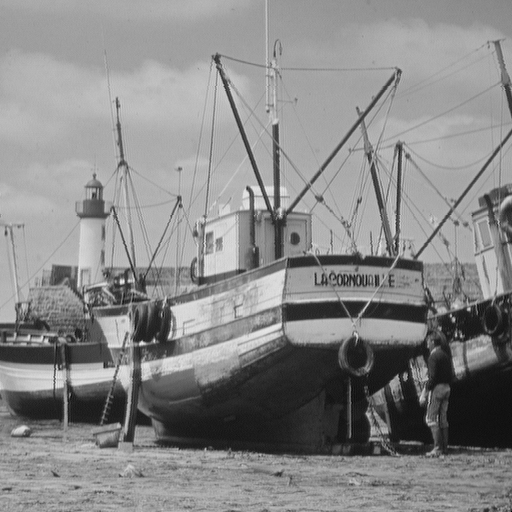
#> input picture boat.bmp, 512 x 512 px
$ python 13.2.py
#> lines starting #> are read from the running program, lines starting #| are printed output that depends on the picture
import cv2
import matplotlib.pyplot as plt

o = cv2.imread("../boat.bmp")
#> o is the input picture: shape (512, 512, 3); min 0, max 239, mean 136.1
plt.hist(o.ravel(), 16)
plt.show()
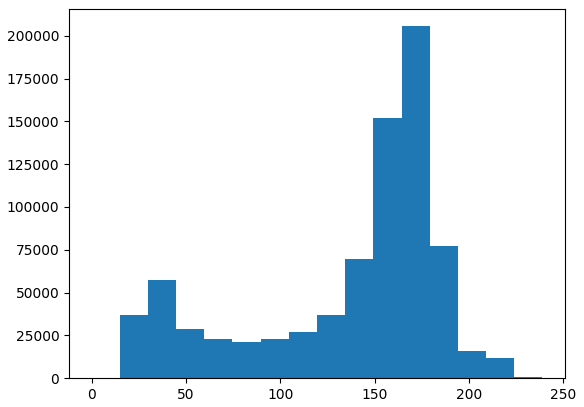
#> figure drawn by matplotlib, 1 panel; tallest bar 205566 high, from x = 164.3 to 179.2

# cv2.waitKey(0)
# cv2.destroyAllWindows()
